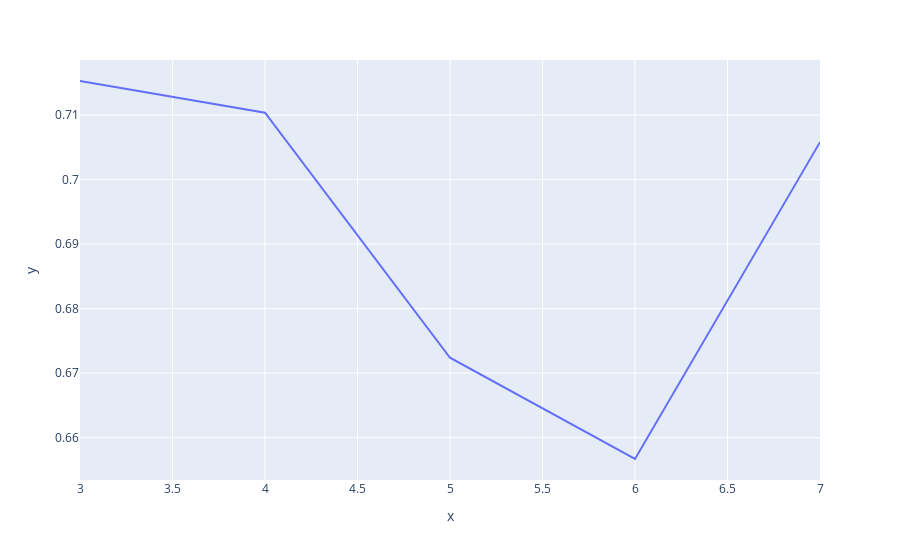

The code cell stored with this chart in its notebook:
### Code cell
px.line(x = clusters,
       y = dbs)

### Figure 1 — Plotly figure (JSON) as saved in the notebook; plotly's stock layout.template omitted (floating-point values rounded to 4 significant figures)
{"data": [{"hovertemplate": "x=%{x}<br>y=%{y}<extra></extra>", "legendgroup": "", "line": {"color": "#636efa", "dash": "solid"}, "marker": {"symbol": "circle"}, "mode": "lines", "name": "", "orientation": "v", "showlegend": false, "type": "scatter", "x": [3, 4, 5, 6, 7], "xaxis": "x", "y": [0.7153, 0.7104, 0.6724, 0.6567, 0.7058], "yaxis": "y"}], "layout": {"legend": {"tracegroupgap": 0}, "margin": {"t": 60}, "xaxis": {"anchor": "y", "domain": [0, 1], "title": {"text": "x"}}, "yaxis": {"anchor": "x", "domain": [0, 1], "title": {"text": "y"}}}}
